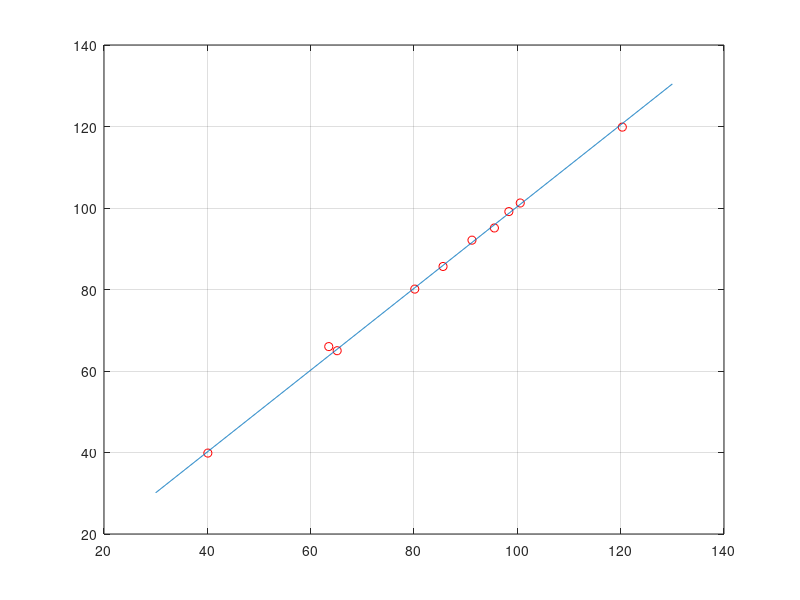
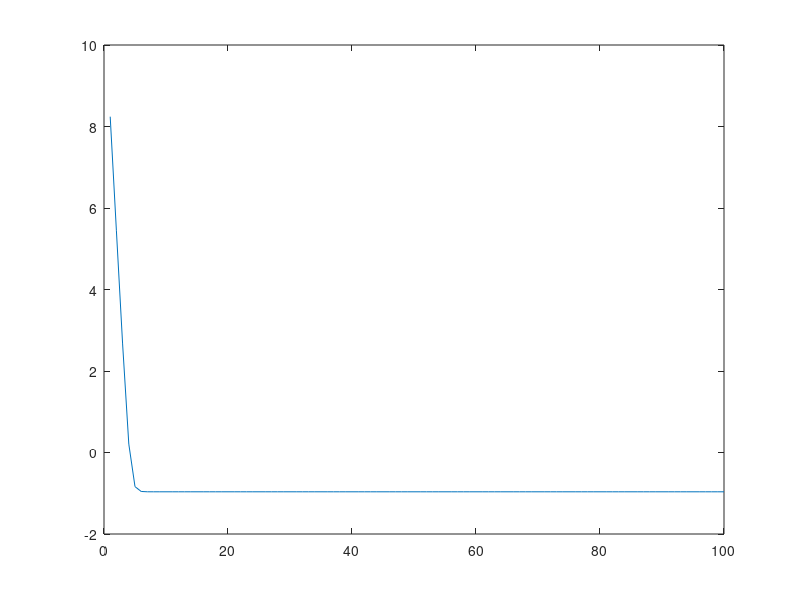

MATLAB code to generate these figures, in order:
% Based on Murphy PML1 book (2022)
% reference: https://zhuanlan.zhihu.com/p/27442786
% rewriting to debug

close all; clear; clc
X = [40.10 63.50 65.13 80.15 85.62 91.22 95.56 98.36 100.56 120.32]';
y = [39.86 65.99 64.98 80.10 85.65 92.11 95.10 99.12 101.23 119.85]';


W_b = zeros(2, 1);      % first: b, second: W
n_epoch = 100;
eta = 0.0001;
[n_samples, n_features] = size(X);
XX = [ones(n_samples, 1), X];   % expanded inputs with ones for b
L_rec = zeros(n_epoch, 1);

for p = 1 : n_epoch
    y_hat = XX * W_b;
    err = y_hat - y;
    
    W_b = W_b - eta * 1/n_samples * XX' * err;
    loss = sum(err .^ 2) / (2 * n_samples);
    L_rec(p, 1) = loss;
end

plot(X,y,'ro')
hold on
x=[30:.1:130]';
[x_m,x_n]=size(x);
xx=[ones(x_m,1), x];  
y=xx*W_b;
plot(x,y)
grid on
figure
plot(log(L_rec))

disp('Weights:')
disp(W_b)

disp('Ending loss:')
disp(L_rec(end, 1))